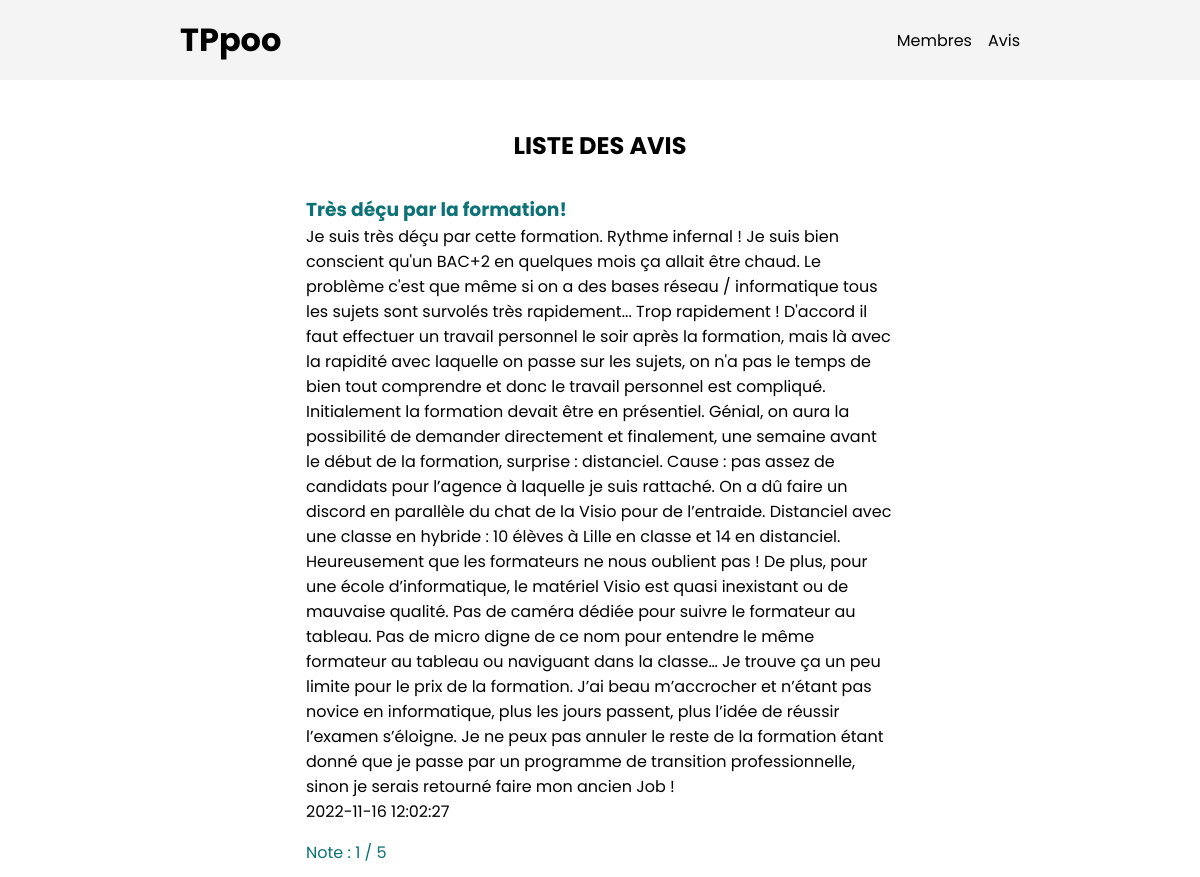
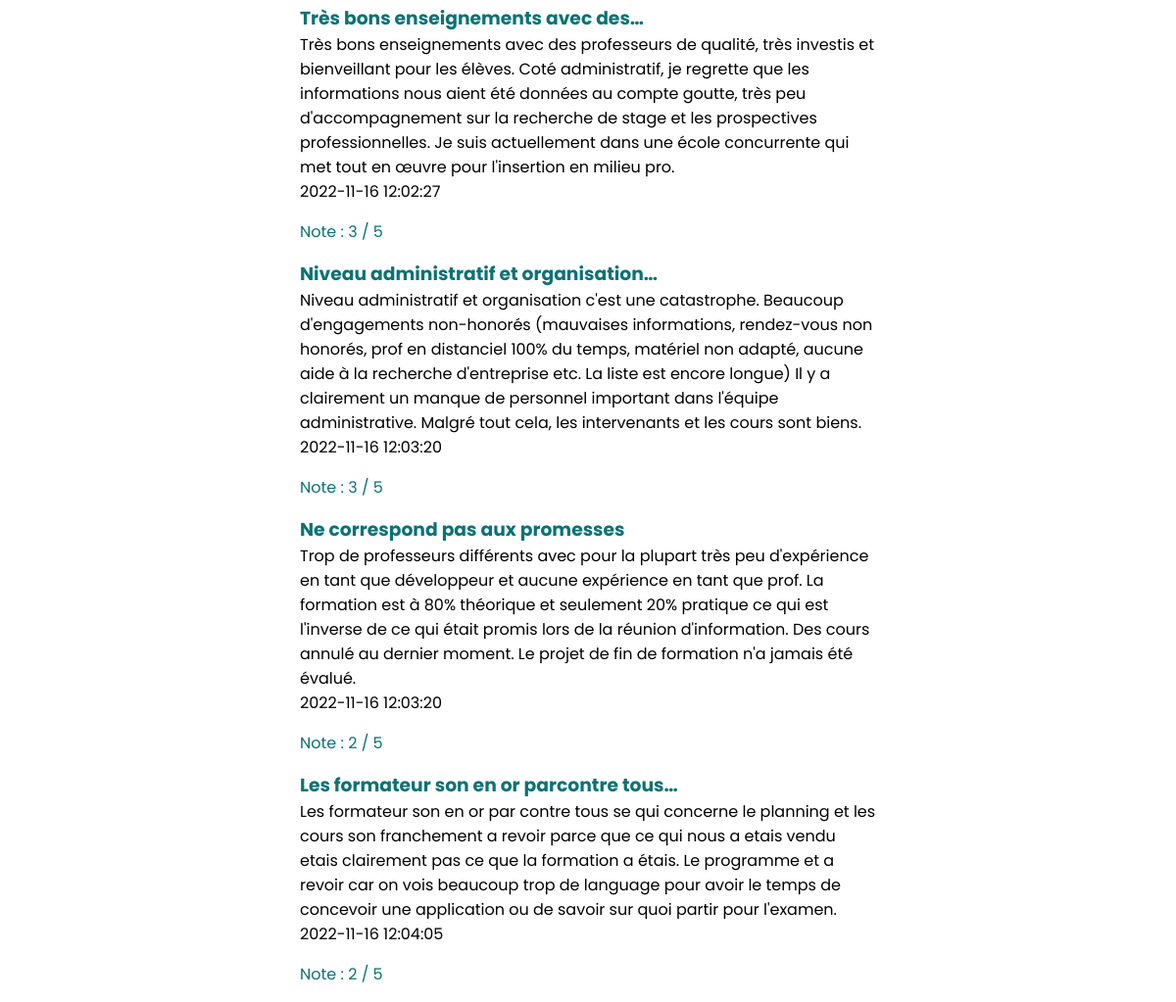
The app's page /avis.php with its own data (2 pictures, top to bottom).
### tables this page shows
CREATE TABLE `avis` (
  `id_avis` int(5) NOT NULL,
  `titre_avis` varchar(150) NOT NULL,
  `message` text NOT NULL,
  `date_avis` datetime NOT NULL DEFAULT CURRENT_TIMESTAMP,
  `note` int(1) NOT NULL
);

### Controller/Controller.php (called while the page is built, shortened)
<?php
    require_once('./Model/UserManager.php');
       function avis()
        {
            $avis = new AvisManager;
            $getAvis = $avis->getAvis();
            require_once('./View/avisView.php');
        }
?>

### avis.php (called while the page is built)
<?php
    require_once('./Controller/Controller.php');
    avis();
?>

### Model/UserManager.php (called while the page is built, shortened)
<?php
    class AvisManager extends Manager
    {
        public function getAvis()
        {
            $bdd = $this->connexion();
            $req = $bdd->query("SELECT * FROM avis");
            return $req;
        }
    }
?>

### View/avisView.php (the view, shortened to what this page needs)
<!DOCTYPE html>
<html lang="en">
<head>
    <link rel="stylesheet" href="./Public/assets/css/style.css">
</head>
<body>
<header>
    <div class="header-container">
        <div class="title">
            <h1>TPpoo</h1>
        </div>
        <nav>
            <ul>
                <li><a href="index.php">Membres</a></li>
                <li><a href="avis.php">Avis</a></li>
            </ul>
        </nav>
    </div>
</header>
<?php
echo "<div class=\"container\">";
echo "<h2>Liste des avis</h2>";
    while ($avis = $getAvis->fetch(PDO::FETCH_ASSOC))
    {
            echo "<div class=\"avis-container\">";
                echo "<ul>";
                        echo "<li><h3>$avis[titre_avis]</h3></li>";
                        echo "<li class!\"avis\">$avis[message]</li>";
                        echo "<li class=\"date\">$avis[date_avis]</li>";
                        echo "<li class=\"note\">Note : $avis[note] / 5</li>";
                echo "</ul>";
            echo "</div>";
    }
echo "</div>";
?>
</body>
</html>

### Public/assets/css/style.css (style rules this page uses)
* { margin: 0; padding: 0; box-sizing: border-box; }
html { font-size: 16px; font-family: 'Poppins', sans-serif; }
ul { list-style: none; }
.header-container { width: 70%; margin: 0 auto; display: flex; justify-content: space-between; }
.container, .avis-container { width: 70%; margin: 0 auto; display: flex; flex-direction: column; justify-content: space-between; }
.avis-container { margin-bottom: 1rem; }
header { display: flex; justify-content: center; align-items: center; width: 100%; height: 5rem; background-color: rgb(244, 244, 244); margin-bottom: 3rem; }
nav { display: flex; }
nav ul { display: flex; justify-content: flex-end; align-items: center; }
nav ul li { margin-left: 1rem; }
nav ul li a { text-decoration: none; color: black; }
h2 { text-transform: uppercase; text-align: center; margin-bottom: 2rem; }
h3, .note { color: rgb(12, 114, 117);; }
.note { margin-top: 1rem; }

### records on screen
avis: titre_avis "Très déçu par la formation!", message "Je suis très déçu par cette formation. Rythme infernal ! Je suis bien conscient qu'un BAC+2 en quelques mois ça allait être chaud. Le problème c'est que même si on a des bases réseau / informatique tous les sujets sont survolés très rapidement... Trop rapidement ! D'accord il faut effectuer un travail personnel le soir après la formation, mais là avec la rapidité avec laquelle on passe sur les sujets, on n'a pas le temps de bien tout comprendre et donc le travail personnel est compliqué. Initialement la formation devait être en présentiel. Génial, on aura la possibilité de demander directement et finalement, une semaine avant le début de la formation, surprise : distanciel. Cause : pas…", date_avis "2022-11-16 12:02:27", note "1"
avis: titre_avis "Très bons enseignements avec des…", message "Très bons enseignements avec des professeurs de qualité, très investis et bienveillant pour les élèves. Coté administratif, je regrette que les informations nous aient été données au compte goutte, très peu d'accompagnement sur la recherche de stage et les prospectives professionnelles. Je suis actuellement dans une école concurrente qui met tout en œuvre pour l'insertion en milieu pro.", date_avis "2022-11-16 12:02:27", note "3"
avis: titre_avis "Niveau administratif et organisation…", message "Niveau administratif et organisation c'est une catastrophe. Beaucoup d'engagements non-honorés (mauvaises informations, rendez-vous non honorés, prof en distanciel 100% du temps, matériel non adapté, aucune aide à la recherche d'entreprise etc. La liste est encore longue) Il y a clairement un manque de personnel important dans l'équipe administrative. Malgré tout cela, les intervenants et les cours sont biens.", date_avis "2022-11-16 12:03:20", note "3"
avis: titre_avis "Ne correspond pas aux promesses", message "Trop de professeurs différents avec pour la plupart très peu d'expérience en tant que développeur et aucune expérience en tant que prof. La formation est à 80% théorique et seulement 20% pratique ce qui est l'inverse de ce qui était promis lors de la réunion d'information. Des cours annulé au dernier moment. Le projet de fin de formation n'a jamais été évalué.", date_avis "2022-11-16 12:03:20", note "2"
avis: titre_avis "Les formateur son en or parcontre tous…", message "Les formateur son en or par contre tous se qui concerne le planning et les cours son franchement a revoir parce que ce qui nous a etais vendu etais clairement pas ce que la formation a étais. Le programme et a revoir car on vois beaucoup trop de language pour avoir le temps de concevoir une application ou de savoir sur quoi partir pour l'examen.", date_avis "2022-11-16 12:04:05", note "2"
